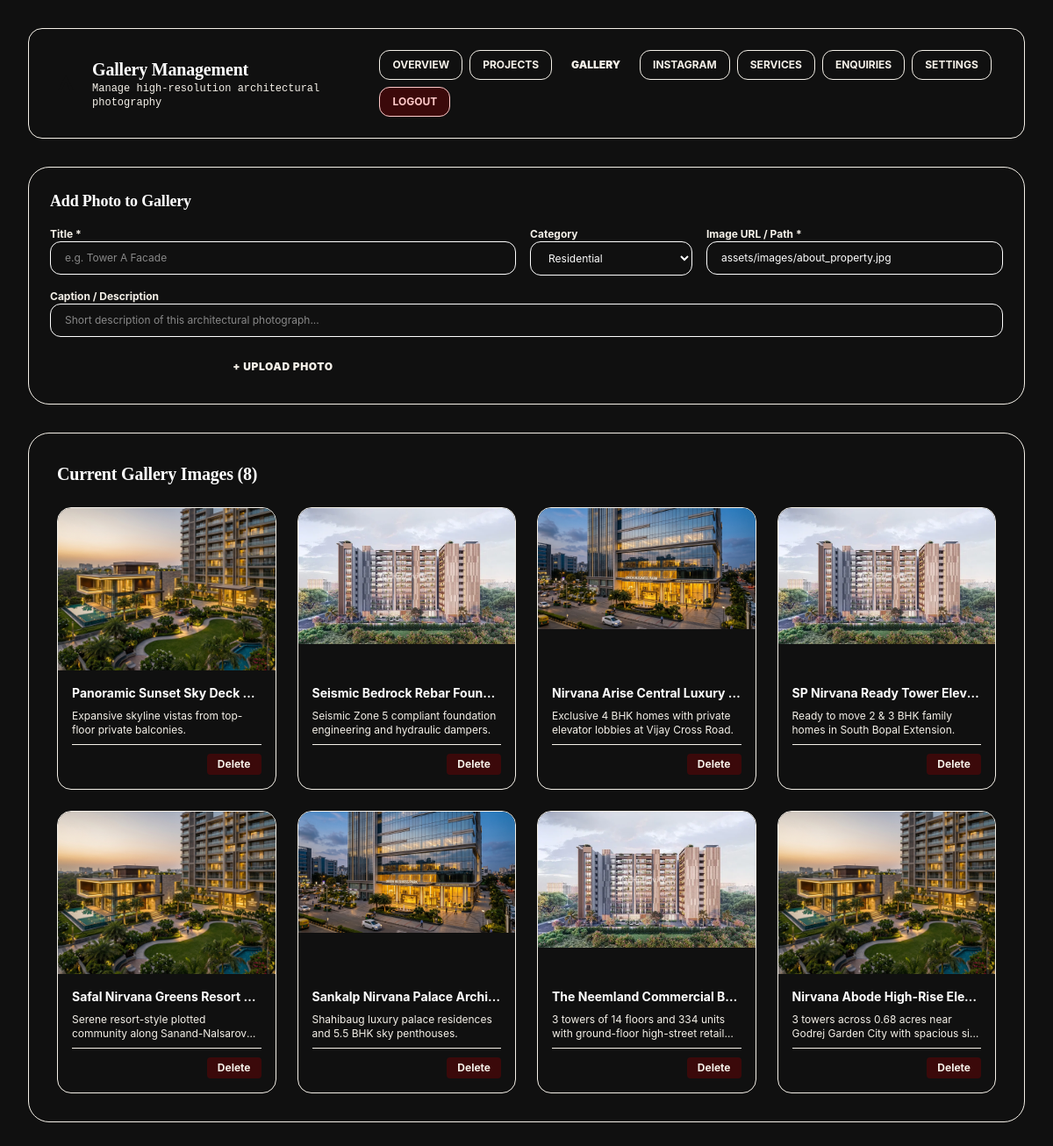
Page /admin/gallery.php (signed in) on the committed database.
### tables this page shows
CREATE TABLE `gallery` (
  `id` int(11) NOT NULL AUTO_INCREMENT,
  `title` varchar(150) NOT NULL,
  `category` varchar(50) NOT NULL DEFAULT 'Architecture',
  `image_url` varchar(255) NOT NULL,
  `thumbnail_url` varchar(255) DEFAULT NULL,
  `caption` text DEFAULT NULL,
  `display_order` int(11) NOT NULL DEFAULT 0,
  `is_featured` tinyint(1) NOT NULL DEFAULT 1,
  `created_at` datetime NOT NULL DEFAULT CURRENT_TIMESTAMP,
  PRIMARY KEY (`id`)
);

### admin/gallery.php (the view, shortened to what this page needs)
<?php
$pdo = getDBConnection();
$galleryImages = $pdo->query("SELECT * FROM gallery ORDER BY id DESC")->fetchAll();
?>
<!DOCTYPE html>
<html lang="en">
<head>
  <link rel="stylesheet" href="<?= BASE_URL ?>/assets/css/style.css">
</head>
<body class="bg-[#101010] text-[#F5F1E9] min-h-screen p-4 sm:p-8">
  <div class="max-w-7xl mx-auto space-y-8">
    <div class="p-6 rounded-2xl bg-[#191919] border border-[#C6A46A]/30 flex flex-col md:flex-row items-center justify-between gap-4">
      <div class="flex items-center gap-3">
        <div class="w-10 h-10 rounded-xl bg-[#C6A46A] text-[#101010] flex items-center justify-center font-bold">
          <svg viewBox="0 0 100 100" class="w-6 h-6" fill="none" xmlns="http://www.w3.org/2000/svg">
            <path d="M50 12 L84 78 H68 L50 42 L32 78 H16 L50 12 Z" fill="#101010" />
          </svg>
        </div>
        <div>
          <h1 class="text-xl font-serif font-bold text-white">Gallery Management</h1>
          <p class="text-xs text-[#A5A5A5] font-mono">Manage high-resolution architectural photography</p>
        </div>
      </div>
      <div class="flex flex-wrap items-center gap-2">
        <a href="index.php" class="px-3.5 py-2 rounded-xl bg-[#101010] text-[#D9BD87] border border-[#C6A46A]/30 text-xs font-bold uppercase">Overview</a>
        <a href="projects.php" class="px-3.5 py-2 rounded-xl bg-[#101010] text-[#D9BD87] border border-[#C6A46A]/30 text-xs font-bold uppercase">Projects</a>
        <a href="gallery.php" class="px-3.5 py-2 rounded-xl bg-[#C6A46A] text-[#101010] font-black text-xs uppercase">Gallery</a>
        <a href="instagram.php" class="px-3.5 py-2 rounded-xl bg-[#101010] text-[#D9BD87] border border-[#C6A46A]/30 text-xs font-bold uppercase">Instagram</a>
        <a href="services.php" class="px-3.5 py-2 rounded-xl bg-[#101010] text-[#D9BD87] border border-[#C6A46A]/30 text-xs font-bold uppercase">Services</a>
        <a href="enquiries.php" class="px-3.5 py-2 rounded-xl bg-[#101010] text-[#D9BD87] border border-[#C6A46A]/30 text-xs font-bold uppercase">Enquiries</a>
        <a href="settings.php" class="px-3.5 py-2 rounded-xl bg-[#101010] text-[#D9BD87] border border-[#C6A46A]/30 text-xs font-bold uppercase">Settings</a>
        <a href="logout.php" class="px-3.5 py-2 rounded-xl bg-red-950/80 text-red-200 border border-red-500/40 text-xs font-bold uppercase">Logout</a>
      </div>
    </div>
    <div class="p-6 rounded-3xl bg-[#191919] border border-[#C6A46A]/30 space-y-4">
      <h3 class="text-lg font-serif font-bold text-white">Add Photo to Gallery</h3>
      <form method="POST" class="grid grid-cols-1 sm:grid-cols-4 gap-4 text-xs">
        <div class="space-y-1">
          <label class="font-bold text-[#D9BD87]">Title *</label>
          <input type="text" name="title" required placeholder="e.g. Tower A Facade" class="w-full bg-[#101010] border border-[#C6A46A]/30 rounded-xl px-4 py-2.5 text-white">
        </div>
        <div class="space-y-1">
          <label class="font-bold text-[#D9BD87]">Category</label>
          <select name="category" class="w-full bg-[#101010] border border-[#C6A46A]/30 rounded-xl px-4 py-2.5 text-white">
            <option value="Residential">Residential</option>
          </select>
        </div>
        <div class="space-y-1">
          <label class="font-bold text-[#D9BD87]">Image URL / Path *</label>
          <input type="text" name="image_url" required value="assets/images/about_property.jpg" class="w-full bg-[#101010] border border-[#C6A46A]/30 rounded-xl px-4 py-2.5 text-white">
        </div>
        <div class="space-y-1 sm:col-span-3">
          <label class="font-bold text-[#D9BD87]">Caption / Description</label>
          <input type="text" name="caption" placeholder="Short description of this architectural photograph..." class="w-full bg-[#101010] border border-[#C6A46A]/30 rounded-xl px-4 py-2.5 text-white">
        </div>
        <div class="flex items-end">
          <button type="submit" class="w-full py-2.5 rounded-xl bg-gradient-to-r from-[#D9BD87] via-[#C6A46A] to-[#997825] text-[#101010] font-black uppercase tracking-wider">
            + Upload Photo
          </button>
        </div>
      </form>
    </div>
    <div class="p-6 sm:p-8 rounded-3xl bg-[#191919] border border-[#C6A46A]/30 space-y-6">
      <h3 class="text-xl font-serif font-bold text-white">Current Gallery Images (<?= count($galleryImages) ?>)</h3>
      <div class="grid grid-cols-1 sm:grid-cols-2 lg:grid-cols-4 gap-6">
        <?php foreach ($galleryImages as $img): ?>
          <div class="rounded-2xl overflow-hidden bg-[#101010] border border-[#C6A46A]/20 flex flex-col justify-between">
            <div class="h-44 overflow-hidden relative">
              <img src="<?= BASE_URL ?>/<?= htmlspecialchars($img['image_url']) ?>" alt="<?= htmlspecialchars($img['title']) ?>" class="w-full h-full object-cover">
            </div>
            <div class="p-4 space-y-2">
              <h4 class="text-sm font-bold text-white truncate"><?= htmlspecialchars($img['title']) ?></h4>
              <p class="text-xs text-[#A5A5A5] line-clamp-2"><?= htmlspecialchars($img['caption']) ?></p>
              <div class="pt-2 border-t border-[#191919] flex justify-end">
                <form method="POST" onsubmit="return confirm('Delete this photograph?');">
                  <button type="submit" class="px-3 py-1 rounded bg-red-950/80 text-red-300 text-xs font-bold">Delete</button>
                </form>
              </div>
            </div>
          </div>
        <?php endforeach; ?>
      </div>
    </div>
  </div>
</body>
</html>

### assets/css/style.css (style rules this page uses)
:root { --bg-deep-black: #101010; --bg-charcoal: #191919; --gold-champagne: #C6A46A; --gold-light: #D9BD87; --gold-dark: #997825; --text-ivory: #F5F1E9; --text-white: #FFFFFF; --text-secondary: #A5A5A5; }
body { background-color: var(--bg-deep-black) !important; color: var(--text-ivory) !important; font-family: 'Inter', 'Plus Jakarta Sans', sans-serif; }
h1, h2, h3, .font-serif, .font-display-luxury { font-family: 'Playfair Display', 'Cormorant Garamond', 'Cinzel', serif; letter-spacing: -0.01em; }

### rows in the picture
gallery: image_url (picture), title "Panoramic Sunset Sky Deck…", caption "Expansive skyline vistas from top-floor private balconies."
gallery: image_url (picture), title "Seismic Bedrock Rebar Foun…", caption "Seismic Zone 5 compliant foundation engineering and hydraulic dampers."
gallery: image_url (picture), title "Nirvana Arise Central Luxury…", caption "Exclusive 4 BHK homes with private elevator lobbies at Vijay Cross Road."
gallery: image_url (picture), title "SP Nirvana Ready Tower Elev…", caption "Ready to move 2 & 3 BHK family homes in South Bopal Extension."
gallery: image_url (picture), title "Safal Nirvana Greens Resort…", caption "Serene resort-style plotted community along…"
gallery: image_url (picture), title "Sankalp Nirvana Palace Archi…", caption "Shahibaug luxury palace residences and 5.5 BHK sky penthouses."
gallery: image_url (picture), title "The Neemland Commercial B…", caption "3 towers of 14 floors and 334 units with ground-floor high-street…"
gallery: image_url (picture), title "Nirvana Abode High-Rise Ele…", caption "3 towers across 0.68 acres near Godrej Garden City with…"

### other values in the picture
count($galleryImages) "8"
